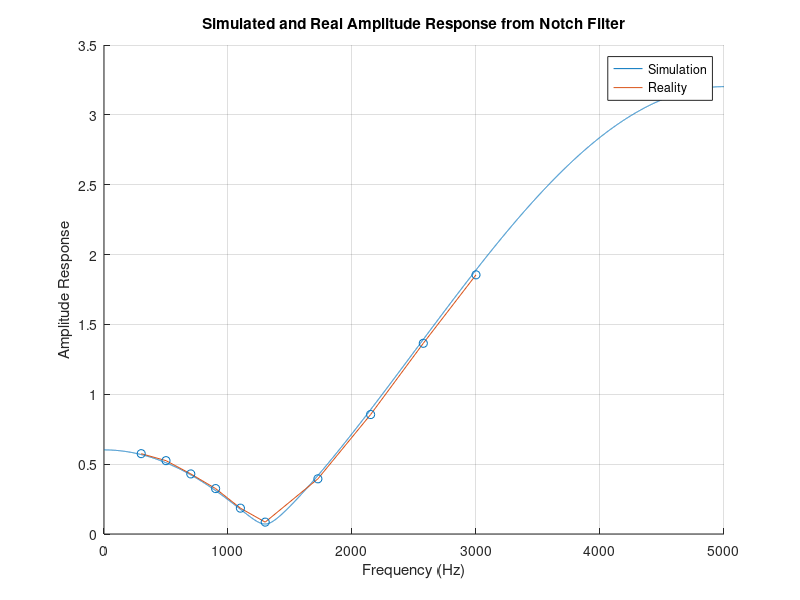

Recreate this plot in MATLAB.
% Simulation
b = [1 -1.3 0.902];
a = [1 0 0];
fs = 10000;
f = linspace(0, fs / 2, fs);

[h, w] = freqz(b, a, fs);
h = abs(h);

% Reality
ff = [300, 500, 700, 900, 1100, 1300, 1725, 2150, 2575, 3000];
hh = [1.15, 1.05, 0.86, 0.65, 0.37, 0.17, 0.79, 1.71, 2.73, 3.71] / 2;  % The compared voltage is 2V

grid on;
hold on;
plot(f, h);
plot(ff, hh);
scatter(ff, hh);
legend('Simulation', 'Reality');
xlabel('Frequency (Hz)');
ylabel('Amplitude Response');
title('Simulated and Real Amplitude Response from Notch Filter');
hold off;
